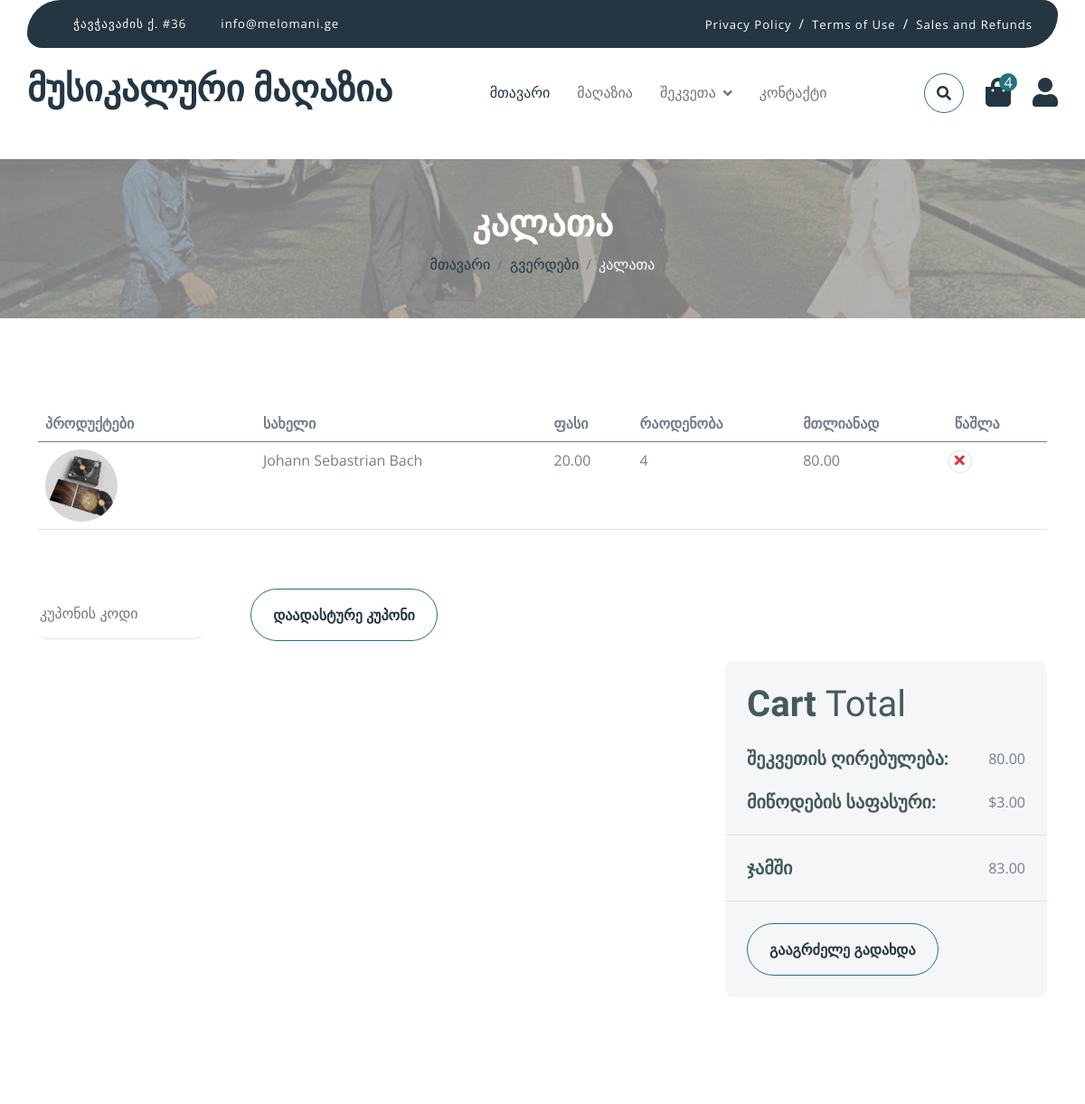
/order/cart/ (signed in, upper part), run on an earlier commit of the app's database.
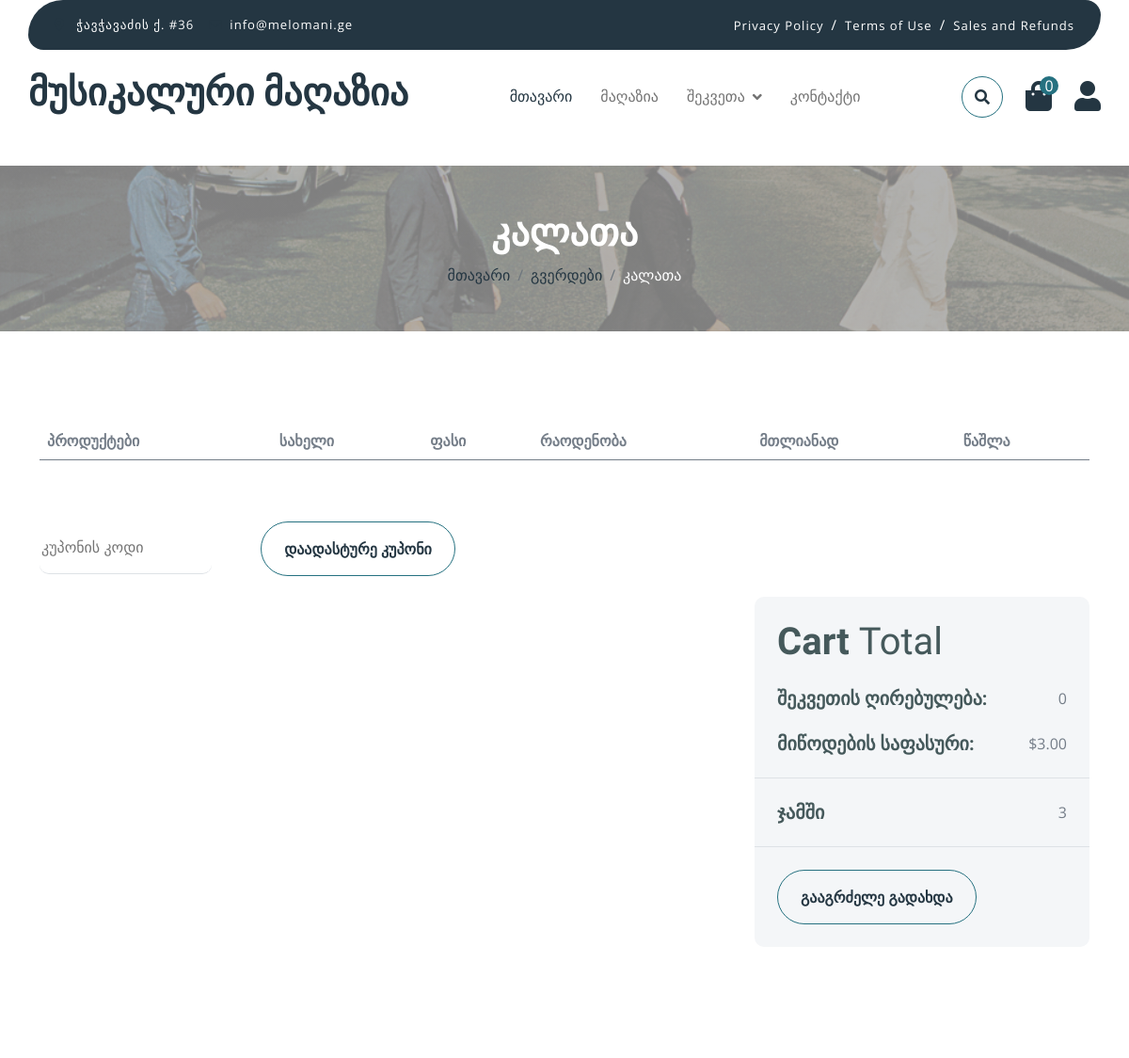
And on a later commit of the database.
### order/models.py (models this page shows, shortened)
class CartItem(models.Model):
    cart = models.ForeignKey(Cart, on_delete=models.CASCADE, related_name='items')
    product = models.ForeignKey('store.Product', on_delete=models.CASCADE, blank=True, null=True)
    quantity = models.PositiveIntegerField(default=1)
    date_added = models.DateTimeField(auto_now_add=True)
    price = models.DecimalField(max_digits=10, decimal_places=2)
    @property
    def total_price(self):
        return self.product.price * self.quantity if self.product else 0

### store/models.py (models this page shows, shortened)
class Product(models.Model):
    id=models.AutoField(primary_key=True, auto_created=True)
    product_name = models.CharField(max_length=255, null=True, blank=True)
    slug = models.SlugField(unique=True, max_length=255, blank=True)
    image = models.ImageField('image', upload_to='static/img/', max_length=255, default='df_image.png')
    category_name = models.ManyToManyField(Category, related_name='products')
    quantity=models.IntegerField(default=0)
    price=models.DecimalField(max_digits=5, decimal_places=2)
    product_description = models.CharField(max_length=255, null=True, blank=True)

### order/views.py (the view)
# urls.py: path('cart/', CartView.as_view(), name='cart'),
class CartView(LoginRequiredMixin, View):
    template_name = 'order/cart.html'
    def get(self, request):
        cart=Cart.objects.get(user=request.user)
        cart_items=CartItem.objects.filter(cart=cart)
        total_price = sum(item.product.price * item.quantity for item in cart_items)
        shipping_fee = 3
        total = total_price + shipping_fee
        total_quantity = sum(item.quantity for item in cart_items)
        context = {
            'cart_items': cart_items,
            'total_price': total_price,
            'shipping_fee': shipping_fee,
            'total': total,
            'total_quantity': total_quantity
        }
        return render(request, self.template_name, context)

### order/context_processors.py (called while the page is built)
def cart_quantity(request):
    total_quantity=0
    if request.user.is_authenticated:
        cart_items = CartItem.objects.filter(cart__user=request.user)
        total_quantity = sum(item.quantity for item in cart_items)
    return {'total_quantity':total_quantity}

### templates/order/cart.html (shortened to what the changed rows need)
{%extends "../base.html" %}
{% load static %}
{% block cart %}
        <div class="container-fluid page-header py-5">
            <h1 class="text-center text-white display-6">კალათა</h1>
        </div>
        <div class="container-fluid py-5">
            <div class="container py-5">
                <div class="table-responsive">
                    <table class="table">
                        <thead>
                          <tr>
                            <th scope="col">პროდუქტები</th>
                            <th scope="col">სახელი</th>
                            <th scope="col">ფასი</th>
                            <th scope="col">რაოდენობა</th>
                            <th scope="col">მთლიანად</th>
                            <th scope="col">წაშლა</th>
                          </tr>
                        </thead>
                        <tbody>
                            {% for item in cart_items %}
                            <tr>
                                <th scope="row">
                                    <div class="d-flex align-items-center">
                                        <img src="{{ item.product.image.url }}" class="img-fluid me-5 rounded-circle" style="width: 80px; height: 80px;" alt="">
                                    </div>
                                </th>
                                <td>{{item.product.product_name}}</td>
                                <td>{{item.price}}</td>
                                <td>{{item.quantity}}</td>
                                <td>{{item.total_price}}</td>
                                <td>
                                    <i class="fa fa-times text-danger"><a href="{% url 'order:remove_from_cart' item.product.id %}" class="btn btn-md rounded-circle border" style="margin-left: -18px; height: 25px;"></a></i>
                                </td>
                            </tr>
                            {% endfor %}
                        </tbody>
                    </table>
                </div>
                <div class="row g-4 justify-content-end">
                    <div class="col-sm-8 col-md-7 col-lg-6 col-xl-4">
                        <div class="bg-light rounded">
                            <div class="p-4">
                                <h1 class="display-6 mb-4">Cart <span class="fw-normal">Total</span></h1>
                                <div class="d-flex justify-content-between mb-4">
                                    <h5 class="mb-0 me-4">შეკვეთის ღირებულება:</h5>
                                    <p class="mb-0">{{total_price}}</p>
                                </div>
                            </div>
                            <div class="py-4 mb-4 border-top border-bottom d-flex justify-content-between">
                                <h5 class="mb-0 ps-4 me-4">ჯამში</h5>
                                <p class="mb-0 pe-4">{{total}}</p>
                            </div>
                        </div>
                    </div>
                </div>
            </div>
        </div>
{% endblock %}

What changed in the data, as far as the page shows it:
removed CartItem: product.image (picture), product.product_name "Johann Sebastrian Bach", price "20.00", quantity "4", total_price "80.00"
Also different on the page:
{{ total_quantity }}: "4" → "0"
{{ total_price }}: "80.00" → "0"
{{ total }}: "83.00" → "3"
